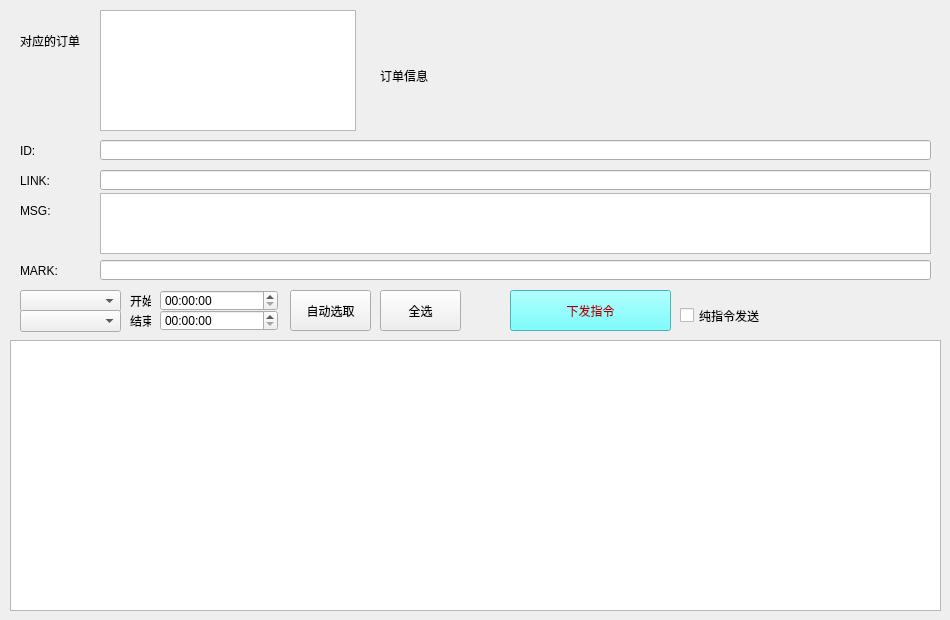
<?xml version="1.0" encoding="UTF-8"?>
<ui version="4.0">
 <class>commanddev</class>
 <widget class="QWidget" name="commanddev">
  <property name="geometry">
   <rect>
    <x>0</x>
    <y>0</y>
    <width>950</width>
    <height>620</height>
   </rect>
  </property>
  <property name="windowTitle">
   <string>Dialog</string>
  </property>
  <widget class="QPushButton" name="pushButton_autoselect">
   <property name="geometry">
    <rect>
     <x>290</x>
     <y>290</y>
     <width>81</width>
     <height>41</height>
    </rect>
   </property>
   <property name="text">
    <string>自动选取</string>
   </property>
  </widget>
  <widget class="QTableView" name="tableView_dev">
   <property name="geometry">
    <rect>
     <x>10</x>
     <y>340</y>
     <width>931</width>
     <height>271</height>
    </rect>
   </property>
  </widget>
  <widget class="QComboBox" name="comboBox_act">
   <property name="geometry">
    <rect>
     <x>20</x>
     <y>290</y>
     <width>101</width>
     <height>22</height>
    </rect>
   </property>
  </widget>
  <widget class="QLineEdit" name="lineEdit_id">
   <property name="geometry">
    <rect>
     <x>100</x>
     <y>140</y>
     <width>831</width>
     <height>20</height>
    </rect>
   </property>
  </widget>
  <widget class="QLabel" name="label">
   <property name="geometry">
    <rect>
     <x>20</x>
     <y>140</y>
     <width>71</width>
     <height>21</height>
    </rect>
   </property>
   <property name="text">
    <string>ID:</string>
   </property>
  </widget>
  <widget class="QLineEdit" name="lineEdit_link">
   <property name="geometry">
    <rect>
     <x>100</x>
     <y>170</y>
     <width>831</width>
     <height>20</height>
    </rect>
   </property>
  </widget>
  <widget class="QLabel" name="label_2">
   <property name="geometry">
    <rect>
     <x>20</x>
     <y>170</y>
     <width>71</width>
     <height>21</height>
    </rect>
   </property>
   <property name="text">
    <string>LINK:</string>
   </property>
  </widget>
  <widget class="QLabel" name="label_3">
   <property name="geometry">
    <rect>
     <x>20</x>
     <y>200</y>
     <width>71</width>
     <height>21</height>
    </rect>
   </property>
   <property name="text">
    <string>MSG:</string>
   </property>
  </widget>
  <widget class="QLineEdit" name="lineEdit_mark">
   <property name="geometry">
    <rect>
     <x>100</x>
     <y>260</y>
     <width>831</width>
     <height>20</height>
    </rect>
   </property>
  </widget>
  <widget class="QLabel" name="label_4">
   <property name="geometry">
    <rect>
     <x>20</x>
     <y>260</y>
     <width>71</width>
     <height>21</height>
    </rect>
   </property>
   <property name="text">
    <string>MARK:</string>
   </property>
  </widget>
  <widget class="QTimeEdit" name="timeEdit_start">
   <property name="geometry">
    <rect>
     <x>160</x>
     <y>290</y>
     <width>118</width>
     <height>21</height>
    </rect>
   </property>
  </widget>
  <widget class="QTimeEdit" name="timeEdit_end">
   <property name="geometry">
    <rect>
     <x>160</x>
     <y>310</y>
     <width>118</width>
     <height>21</height>
    </rect>
   </property>
  </widget>
  <widget class="QPushButton" name="pushButton_command">
   <property name="geometry">
    <rect>
     <x>510</x>
     <y>290</y>
     <width>161</width>
     <height>41</height>
    </rect>
   </property>
   <property name="styleSheet">
    <string notr="true">background-color: rgb(85, 255, 255);
color: rgb(170, 0, 0);</string>
   </property>
   <property name="text">
    <string>下发指令</string>
   </property>
  </widget>
  <widget class="QPushButton" name="pushButton_allselect">
   <property name="geometry">
    <rect>
     <x>380</x>
     <y>290</y>
     <width>81</width>
     <height>41</height>
    </rect>
   </property>
   <property name="text">
    <string>全选</string>
   </property>
  </widget>
  <widget class="QComboBox" name="comboBox_subact">
   <property name="geometry">
    <rect>
     <x>20</x>
     <y>310</y>
     <width>101</width>
     <height>22</height>
    </rect>
   </property>
  </widget>
  <widget class="QLabel" name="label_6">
   <property name="geometry">
    <rect>
     <x>130</x>
     <y>290</y>
     <width>21</width>
     <height>21</height>
    </rect>
   </property>
   <property name="text">
    <string>开始</string>
   </property>
  </widget>
  <widget class="QLabel" name="label_7">
   <property name="geometry">
    <rect>
     <x>130</x>
     <y>310</y>
     <width>21</width>
     <height>21</height>
    </rect>
   </property>
   <property name="text">
    <string>结束</string>
   </property>
  </widget>
  <widget class="QLabel" name="label_8">
   <property name="geometry">
    <rect>
     <x>20</x>
     <y>30</y>
     <width>71</width>
     <height>21</height>
    </rect>
   </property>
   <property name="text">
    <string>对应的订单</string>
   </property>
  </widget>
  <widget class="QLabel" name="order_info">
   <property name="geometry">
    <rect>
     <x>380</x>
     <y>20</y>
     <width>401</width>
     <height>111</height>
    </rect>
   </property>
   <property name="text">
    <string>订单信息</string>
   </property>
  </widget>
  <widget class="QTextEdit" name="textEdit_msg">
   <property name="geometry">
    <rect>
     <x>100</x>
     <y>193</y>
     <width>831</width>
     <height>61</height>
    </rect>
   </property>
  </widget>
  <widget class="QListView" name="listView_order">
   <property name="geometry">
    <rect>
     <x>100</x>
     <y>10</y>
     <width>256</width>
     <height>121</height>
    </rect>
   </property>
  </widget>
  <widget class="QCheckBox" name="checkBox_direct_send">
   <property name="geometry">
    <rect>
     <x>680</x>
     <y>300</y>
     <width>241</width>
     <height>31</height>
    </rect>
   </property>
   <property name="text">
    <string>纯指令发送</string>
   </property>
  </widget>
 </widget>
 <resources/>
 <connections/>
</ui>
